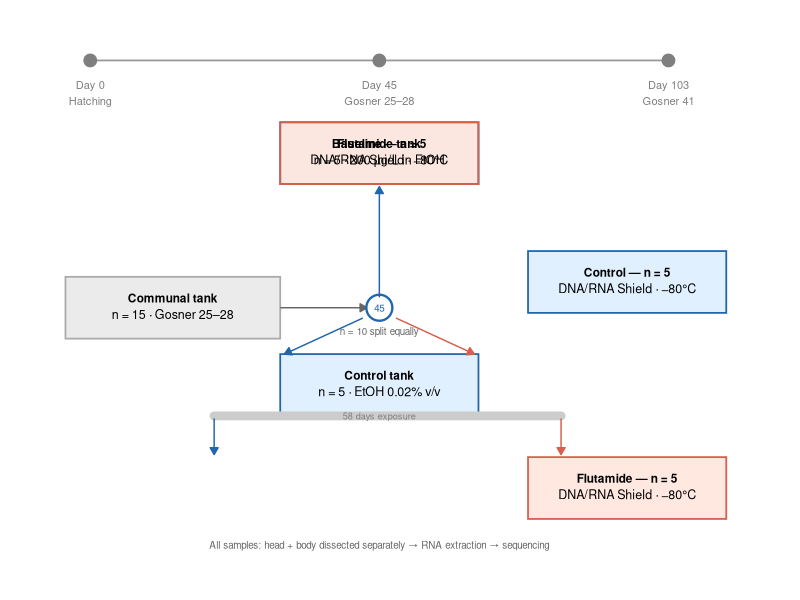

Write R code to recreate this figure.
## ---- chunk 1
library(ggtext)
library(ggplot2)
## ---- chunk 2
# ── boxes ──────────────────────────────────────────────────────────────────
boxes <- data.frame(
  x     = c(1.5,  4,    4,    7,    7,    4),
  y     = c(5,    8,    3.5,  5.5,  1.5,  8),
  xmin  = c(0.2,  2.8,  2.8,  5.8,  5.8,  2.8),
  xmax  = c(2.8,  5.2,  5.2,  8.2,  8.2,  5.2),
  ymin  = c(4.4,  7.4,  2.9,  4.9,  0.9,  7.4),
  ymax  = c(5.6,  8.6,  4.1,  6.1,  2.1,  8.6),
  label = c(
    "**Communal tank**<br><span style='font-size:9pt'>n = 15 · Gosner 25–28</span>",
    "**Baseline — n = 5**<br><span style='font-size:9pt'>DNA/RNA Shield · −80°C</span>",
    "**Control tank**<br><span style='font-size:9pt'>n = 5 · EtOH 0.02% v/v</span>",
    "**Control — n = 5**<br><span style='font-size:9pt'>DNA/RNA Shield · −80°C</span>",
    "**Flutamide — n = 5**<br><span style='font-size:9pt'>DNA/RNA Shield · −80°C</span>",
    "**Flutamide tank**<br><span style='font-size:9pt'>n = 5 · 200 µg/L in EtOH</span>"
  ),
  fill  = c("grey", "blue", "blue", "blue", "coral", "coral")
)

fill_colors <- c(
  "grey"  = "#E8E8E8",
  "blue"  = "#DDEEFF",
  "coral" = "#FFE5DC"
)
border_colors <- c(
  "grey"  = "#AAAAAA",
  "blue"  = "#2166AC",
  "coral" = "#D6604D"
)

# ── arrows ─────────────────────────────────────────────────────────────────
arrows <- data.frame(
  x    = c(2.8, 4,   4,   4,   7,   7),
  xend = c(3.8, 4,   4,   5.8, 7,   7),
  y    = c(5,   7.4, 7.4, 8,   4.9, 2.1),
  yend = c(5,   6.1, 4.1, 8,   2.1, 0.9),  # dummy — replaced below
  stringsAsFactors = FALSE
)

arrows <- data.frame(
  x    = c(2.8, 4,    3,    5.2,  5.2),
  xend = c(3.8, 4,    5.8,  5.8,  5.8),
  y    = c(5.0, 7.35, 8.0,  5.5,  1.5),
  yend = c(5.0, 6.15, 8.0,  6.1,  2.1),
  label = c("", "", "", "", "")
)

# Rebuild cleanly
arrows <- data.frame(
  x    = c(2.8,  4.0,  3.0,  5.2,  5.2),
  xend = c(3.85, 4.0,  5.75, 5.75, 5.75),
  y    = c(5.0,  7.35, 8.0,  5.5,  1.5),
  yend = c(5.0,  6.15, 8.0,  4.95, 2.15)
)

# ── timeline ───────────────────────────────────────────────────────────────
timeline <- data.frame(
  x     = c(0.5, 4.0, 7.5),
  label = c("Day 0\nHatching", "Day 45\nGosner 25–28", "Day 103\nGosner 41"),
  color = c("grey40", "#2166AC", "#D6604D")
)

# ── plot ───────────────────────────────────────────────────────────────────
p <- ggplot() +
  # Timeline
  geom_segment(aes(x = 0.5, xend = 7.5, y = 9.8, yend = 9.8),
               color = "grey60", linewidth = 0.6) +
  geom_point(data = timeline, aes(x = x, y = 9.8, color = color), size = 4) +
  geom_text(data = timeline, aes(x = x, y = 9.4, label = label, color = color),
            size = 2.8, lineheight = 1.2, vjust = 1) +
  scale_color_identity() +
  # Boxes
  geom_rect(data = boxes,
            aes(xmin = xmin, xmax = xmax, ymin = ymin, ymax = ymax, fill = fill),
            color = NA, alpha = 0.9) +
  geom_rect(data = boxes,
            aes(xmin = xmin, xmax = xmax, ymin = ymin, ymax = ymax,
                color = fill),
            fill = NA, linewidth = 0.6) +
  scale_fill_manual(values = fill_colors)   +
  scale_color_manual(values = border_colors) +
  # Box labels
  geom_richtext(data = boxes,
                aes(x = x, y = y, label = label),
                size = 3, fill = NA, label.color = NA,
                lineheight = 1.4) +
  # Arrows: communal → day 45 decision
  annotate("segment", x = 2.8, xend = 3.85, y = 5, yend = 5,
           arrow = arrow(length = unit(0.2, "cm"), type = "closed"),
           color = "grey40", linewidth = 0.5) +
  # Day 45 circle
  annotate("point",  x = 4, y = 5, size = 8, color = "#2166AC", shape = 21,
           fill = "white", stroke = 1.2) +
  annotate("text",   x = 4, y = 5, label = "45", size = 2.5, color = "#2166AC") +
  # Arrow up to baseline
  annotate("segment", x = 4, xend = 4, y = 5.2, yend = 7.35,
           arrow = arrow(length = unit(0.2, "cm"), type = "closed"),
           color = "#2166AC", linewidth = 0.5) +
  # Arrow down-left to control tank
  annotate("segment", x = 3.8, xend = 2.85, y = 4.8, yend = 4.1,
           arrow = arrow(length = unit(0.2, "cm"), type = "closed"),
           color = "#2166AC", linewidth = 0.5) +
  # Arrow down-right to flutamide tank
  annotate("segment", x = 4.2, xend = 5.15, y = 4.8, yend = 4.1,
           arrow = arrow(length = unit(0.2, "cm"), type = "closed"),
           color = "#D6604D", linewidth = 0.5) +
  # Remaining n=10 label
  annotate("text", x = 4, y = 4.55, label = "n = 10 split equally",
           size = 2.5, color = "grey40") +
  # Control tank → control day103
  annotate("segment", x = 2, xend = 6.2, y = 2.9, yend = 2.9,
           color = "grey80", linewidth = 3, lineend = "round") +
  annotate("text", x = 4, y = 2.9, label = "58 days exposure",
           size = 2.3, color = "grey50") +
  annotate("segment", x = 2, xend = 2, y = 2.85, yend = 2.15,
           arrow = arrow(length = unit(0.2, "cm"), type = "closed"),
           color = "#2166AC", linewidth = 0.5) +
  annotate("segment", x = 6.2, xend = 6.2, y = 2.85, yend = 2.15,
           arrow = arrow(length = unit(0.2, "cm"), type = "closed"),
           color = "#D6604D", linewidth = 0.5) +
  # Bottom note
  annotate("text", x = 4, y = 0.4,
           label = "All samples: head + body dissected separately → RNA extraction → sequencing",
           size = 2.5, color = "grey40") +
  coord_cartesian(xlim = c(0, 8.5), ylim = c(0.1, 10.2)) +
  theme_void() +
  theme(legend.position = "none",
        plot.margin = margin(10, 10, 10, 10))

ggsave(file.path(base_dir, "figures/experimental_design.png"),
       p, width = 10, height = 8, dpi = 300)
